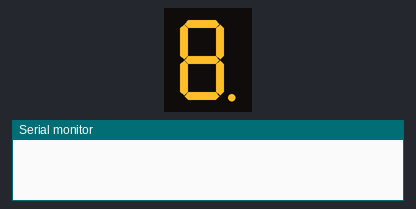
The sketch below on a simulated Arduino Mega 2560, built with avr-gcc and run on an emulated ATmega2560. Shown: 1-digit seven-segment display, the last lines printed to the serial monitor. Wiring (inferred from the names in the program): 1-digit 7-segment display, segments lit when LOW: segments pin 49, pin 47, pin 41, pin 43, pin 45, pin 51, pin 53, pin 39. The segment pins are drawn as the display they are named for.

Above: at 0.1 s.
At 5.1 s:
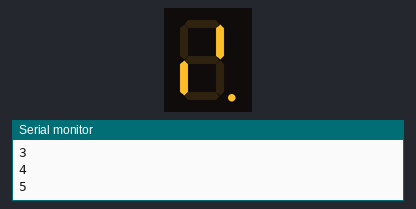
At 11.1 s:
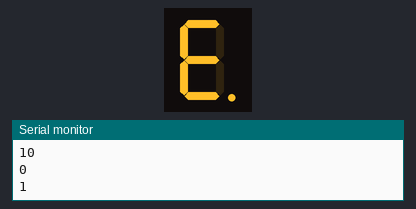
At 20.1 s:
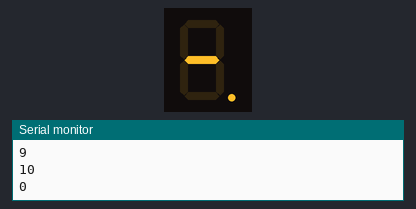
At 28.1 s:
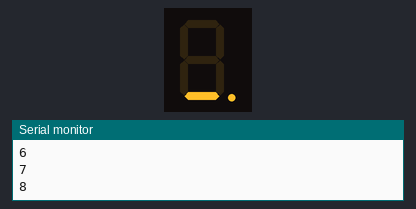
At 39.1 s:
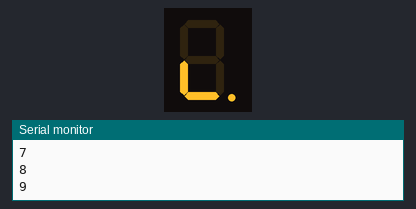

Measured:
- what the display in image 1 shows lasts 1.0 s, from 5.0 s to 6.0 s

The sketch:

Sortides_3.1.ino
```cpp
/*************************************************************************
**                                                                      **
**                     Entrades-Sortides digitals                       **
**                                                                      **
*************************************************************************/

//*******  Includes  *****************************************************


//*******  Variables  **************************************************
int g= 53;
int f= 51;
int a= 49;
int b= 47;
int e= 45;
int d= 43;
int c= 41;
int dot= 39;
int num;
//*******  Setup  ********************************************************
void setup(){
  Serial.begin(9600);
  pinMode (g, OUTPUT);
  pinMode (f, OUTPUT);
  pinMode (a, OUTPUT);
  pinMode (b, OUTPUT);
  pinMode (e, OUTPUT);
  pinMode (d, OUTPUT);
  pinMode (c, OUTPUT);
  pinMode (dot, OUTPUT);

}

//*******  Loop  *********************************************************
void loop(){

    if (num == 10){
      num= 0;
    }

    else {
      num++;
      delay (1000);
    }

    Serial.println (num);

  switch (num) {
    case 0:
      digitalWrite (a, HIGH);
      digitalWrite (b, HIGH);
      digitalWrite (c, HIGH);
      digitalWrite (d, HIGH);
      digitalWrite (e, HIGH);
      digitalWrite (f, HIGH);
      digitalWrite (g, LOW);
      break;

    case 1:
      digitalWrite (a, LOW);
      digitalWrite (f, LOW);
      digitalWrite (e, LOW);
      digitalWrite (d, LOW);
      break;

    case 2:
      digitalWrite (a, HIGH);
      digitalWrite (g, HIGH);
      digitalWrite (e, HIGH);
      digitalWrite (d, HIGH);
      digitalWrite (c, LOW);
      break;

    case 3:
      digitalWrite (e, LOW);
      digitalWrite (c, HIGH);
      break;

    case 4:
      digitalWrite (a, LOW);
      digitalWrite (f, HIGH);
      digitalWrite (d, LOW);
      break;

    case 5:
      digitalWrite (a, HIGH);
      digitalWrite (b, LOW);
      digitalWrite (d, HIGH);
      break;

    case 6:
      digitalWrite (a, LOW);
      digitalWrite (e, HIGH);
      break;

    case 7:
      digitalWrite (a, HIGH);
      digitalWrite (b, HIGH);
      digitalWrite (c, HIGH);
      digitalWrite (f, LOW);
      digitalWrite (g, LOW);
      digitalWrite (e, LOW);
      digitalWrite (d, LOW);
      break;

    case 8:
      digitalWrite (a, HIGH);
      digitalWrite (b, HIGH);
      digitalWrite (c, HIGH);
      digitalWrite (e, HIGH);
      digitalWrite (e, HIGH);
      digitalWrite (f, HIGH);
      digitalWrite (g, HIGH);
      break;

    case 9:
      digitalWrite (e, LOW);
      digitalWrite (d, LOW);
      break;
 }
}
```
